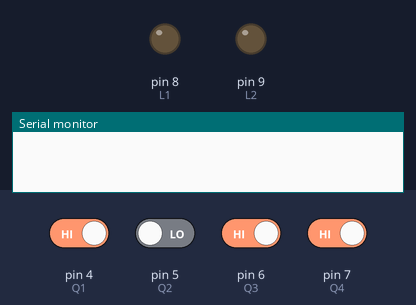
This sketch was run on a simulated Arduino Uno, built with avr-gcc and run on an emulated ATmega328P. Parts: output pins drawn as LEDs (lit = HIGH), the last lines printed to the serial monitor. The inputs (shaded band) are chosen by the test bench; at power-on: pin 4 (Q1), pin 6 (Q3), pin 7 (Q4) HIGH, pin 5 (Q2) LOW. Pins used as bus, display or sensor lines are not drawn.

Above: at 1.2 s.
1.3 s: pin 7 (Q4) driven LOW
3.2 s: pin 4 (Q1) driven LOW
5.1 s: pin 5 (Q2) driven HIGH
At 6.3 s:
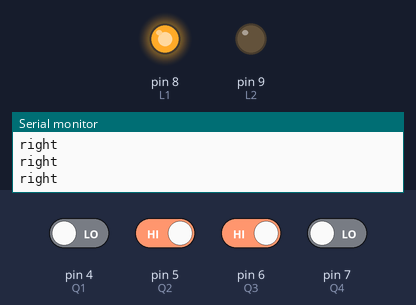
6.6 s: pin 6 (Q3) driven LOW
8.5 s: pin 5 (Q2) driven LOW and pin 7 (Q4) driven HIGH
At 9.0 s:
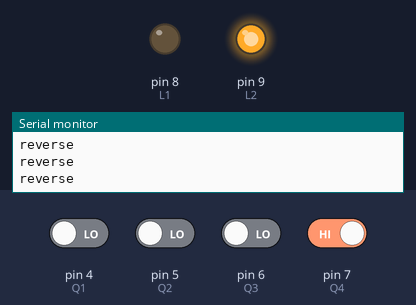
10.0 s: pin 6 (Q3) driven HIGH and pin 7 (Q4) driven LOW
At 10.3 s:
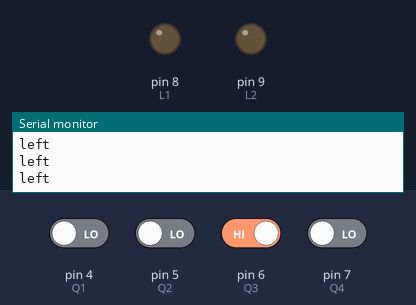
Timing chart, 0 to 13.0 s (numbered marks = the images above; inputs shaded):
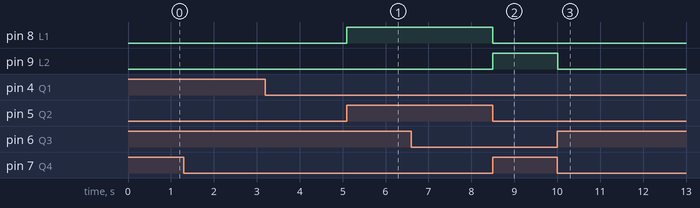

Measured:
- after the input at 5.1 s, pin 8 (L1): LOW → HIGH at once
- after the input at 8.5 s, pin 8 (L1): HIGH → LOW at once; pin 9 (L2): LOW → HIGH at once
- after the input at 10.0 s, pin 9 (L2): HIGH → LOW at once

The sketch:

DTMF-bot.ino
```cpp
int L1=8;
int L2=9;
int R1=10;
int R2=11;
int Q1=4;
int Q2=5;
int Q3=6;
int Q4=7;
void setup()
{
pinMode(L1,OUTPUT);
pinMode(L2,OUTPUT);
pinMode(R1,OUTPUT);
pinMode(R2,OUTPUT);
pinMode(Q1,INPUT);
pinMode(Q2,INPUT);
pinMode(Q3,INPUT);
pinMode(Q4,INPUT);
Serial.begin(9600);
}
void loop()
{
if(digitalRead(Q1)==LOW && digitalRead(Q2)==HIGH && digitalRead(Q3)==LOW && digitalRead(Q4)==LOW)   //move forward
	{
	digitalWrite(L1,HIGH);
	digitalWrite(L2,LOW);
	digitalWrite(R1,HIGH);
	digitalWrite(R1,LOW);
	Serial.println("forward");
	}

else if(digitalRead(Q1)==LOW && digitalRead(Q2)==LOW && digitalRead(Q3)==LOW && digitalRead(Q4)==HIGH)   //move reverse
	{
	digitalWrite(L1,LOW);
	digitalWrite(L2,HIGH);
	digitalWrite(R1,LOW);
	digitalWrite(R1,HIGH);
	Serial.println("reverse");
	}
else if(digitalRead(Q1)==LOW && digitalRead(Q2)==HIGH && digitalRead(Q3)==HIGH && digitalRead(Q4)==LOW)   //move right
	{
	digitalWrite(L1,HIGH);
	digitalWrite(L2,LOW);
	digitalWrite(R1,LOW);
	digitalWrite(R1,LOW);
	Serial.println("right");
	}

else if(digitalRead(Q1)==LOW && digitalRead(Q2)==LOW && digitalRead(Q3)==HIGH && digitalRead(Q4)==LOW)   //move left
	{
	digitalWrite(L1,LOW);
	digitalWrite(L2,LOW);
	digitalWrite(R1,HIGH);
	digitalWrite(R1,LOW);
	Serial.println("left");
	}
else if(digitalRead(Q1)==HIGH && digitalRead(Q2)==LOW && digitalRead(Q3)==HIGH && digitalRead(Q4)==LOW)   //move stop
	{
	digitalWrite(L1,LOW);
	digitalWrite(L2,LOW);
	digitalWrite(R1,LOW);
	digitalWrite(R1,LOW);
	Serial.println("stop");
	}
}
```
